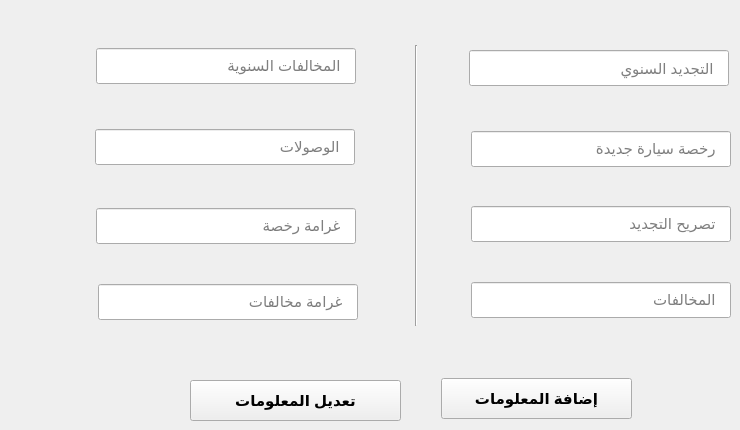
    <widget class="QWidget" name="tab_4">
     <attribute name="title">
      <string>التراخيص</string>
     </attribute>
     <widget class="QLineEdit" name="lineEdit_54">
      <property name="geometry">
       <rect>
        <x>471</x>
        <y>282</y>
        <width>260</width>
        <height>36</height>
       </rect>
      </property>
      <property name="font">
       <font>
        <pointsize>11</pointsize>
       </font>
      </property>
      <property name="locale">
       <locale language="Arabic" country="Egypt"/>
      </property>
      <property name="alignment">
       <set>Qt::AlignLeading|Qt::AlignLeft|Qt::AlignVCenter</set>
      </property>
      <property name="placeholderText">
       <string>   المخالفات</string>
      </property>
     </widget>
     <widget class="QLineEdit" name="lineEdit_55">
      <property name="geometry">
       <rect>
        <x>96</x>
        <y>208</y>
        <width>260</width>
        <height>36</height>
       </rect>
      </property>
      <property name="font">
       <font>
        <pointsize>11</pointsize>
       </font>
      </property>
      <property name="locale">
       <locale language="Arabic" country="Egypt"/>
      </property>
      <property name="alignment">
       <set>Qt::AlignLeading|Qt::AlignLeft|Qt::AlignVCenter</set>
      </property>
      <property name="placeholderText">
       <string>   غرامة رخصة</string>
      </property>
     </widget>
     <widget class="Line" name="line_6">
      <property name="geometry">
       <rect>
        <x>406</x>
        <y>45</y>
        <width>20</width>
        <height>281</height>
       </rect>
      </property>
      <property name="orientation">
       <enum>Qt::Vertical</enum>
      </property>
     </widget>
     <widget class="QLineEdit" name="lineEdit_56">
      <property name="geometry">
       <rect>
        <x>471</x>
        <y>131</y>
        <width>260</width>
        <height>36</height>
       </rect>
      </property>
      <property name="font">
       <font>
        <pointsize>11</pointsize>
       </font>
      </property>
      <property name="locale">
       <locale language="Arabic" country="Egypt"/>
      </property>
      <property name="alignment">
       <set>Qt::AlignLeading|Qt::AlignLeft|Qt::AlignVCenter</set>
      </property>
      <property name="placeholderText">
       <string>   رخصة سيارة جديدة</string>
      </property>
     </widget>
     <widget class="QLineEdit" name="lineEdit_57">
      <property name="geometry">
       <rect>
        <x>96</x>
        <y>48</y>
        <width>260</width>
        <height>36</height>
       </rect>
      </property>
      <property name="font">
       <font>
        <pointsize>11</pointsize>
       </font>
      </property>
      <property name="locale">
       <locale language="Arabic" country="Egypt"/>
      </property>
      <property name="alignment">
       <set>Qt::AlignLeading|Qt::AlignLeft|Qt::AlignVCenter</set>
      </property>
      <property name="placeholderText">
       <string>   المخالفات السنوية</string>
      </property>
     </widget>
     <widget class="QLineEdit" name="lineEdit_58">
      <property name="geometry">
       <rect>
        <x>95</x>
        <y>129</y>
        <width>260</width>
        <height>36</height>
       </rect>
      </property>
      <property name="font">
       <font>
        <pointsize>11</pointsize>
       </font>
      </property>
      <property name="locale">
       <locale language="Arabic" country="Egypt"/>
      </property>
      <property name="alignment">
       <set>Qt::AlignLeading|Qt::AlignLeft|Qt::AlignVCenter</set>
      </property>
      <property name="placeholderText">
       <string>   الوصولات</string>
      </property>
     </widget>
     <widget class="QLineEdit" name="lineEdit_59">
      <property name="geometry">
       <rect>
        <x>98</x>
        <y>284</y>
        <width>260</width>
        <height>36</height>
       </rect>
      </property>
      <property name="font">
       <font>
        <pointsize>11</pointsize>
       </font>
      </property>
      <property name="locale">
       <locale language="Arabic" country="Egypt"/>
      </property>
      <property name="alignment">
       <set>Qt::AlignLeading|Qt::AlignLeft|Qt::AlignVCenter</set>
      </property>
      <property name="placeholderText">
       <string>   غرامة مخالفات</string>
      </property>
     </widget>
     <widget class="QLineEdit" name="lineEdit_60">
      <property name="geometry">
       <rect>
        <x>471</x>
        <y>206</y>
        <width>260</width>
        <height>36</height>
       </rect>
      </property>
      <property name="font">
       <font>
        <pointsize>11</pointsize>
       </font>
      </property>
      <property name="locale">
       <locale language="Arabic" country="Egypt"/>
      </property>
      <property name="alignment">
       <set>Qt::AlignLeading|Qt::AlignLeft|Qt::AlignVCenter</set>
      </property>
      <property name="placeholderText">
       <string>   تصريح التجديد</string>
      </property>
     </widget>
     <widget class="QLineEdit" name="lineEdit_61">
      <property name="geometry">
       <rect>
        <x>469</x>
        <y>50</y>
        <width>260</width>
        <height>36</height>
       </rect>
      </property>
      <property name="font">
       <font>
        <pointsize>11</pointsize>
       </font>
      </property>
      <property name="locale">
       <locale language="Arabic" country="Egypt"/>
      </property>
      <property name="alignment">
       <set>Qt::AlignLeading|Qt::AlignLeft|Qt::AlignVCenter</set>
      </property>
      <property name="placeholderText">
       <string>   التجديد السنوي</string>
      </property>
     </widget>
     <widget class="QPushButton" name="pushButton_17">
      <property name="geometry">
       <rect>
        <x>441</x>
        <y>378</y>
        <width>191</width>
        <height>41</height>
       </rect>
      </property>
      <property name="font">
       <font>
        <pointsize>11</pointsize>
        <weight>75</weight>
        <bold>true</bold>
       </font>
      </property>
      <property name="text">
       <string>إضافة المعلومات</string>
      </property>
     </widget>
     <widget class="QPushButton" name="pushButton_18">
      <property name="geometry">
       <rect>
        <x>190</x>
        <y>380</y>
        <width>211</width>
        <height>41</height>
       </rect>
      </property>
      <property name="font">
       <font>
        <pointsize>11</pointsize>
        <weight>75</weight>
        <bold>true</bold>
       </font>
      </property>
      <property name="text">
       <string>تعديل المعلومات</string>
      </property>
     </widget>
    </widget>
